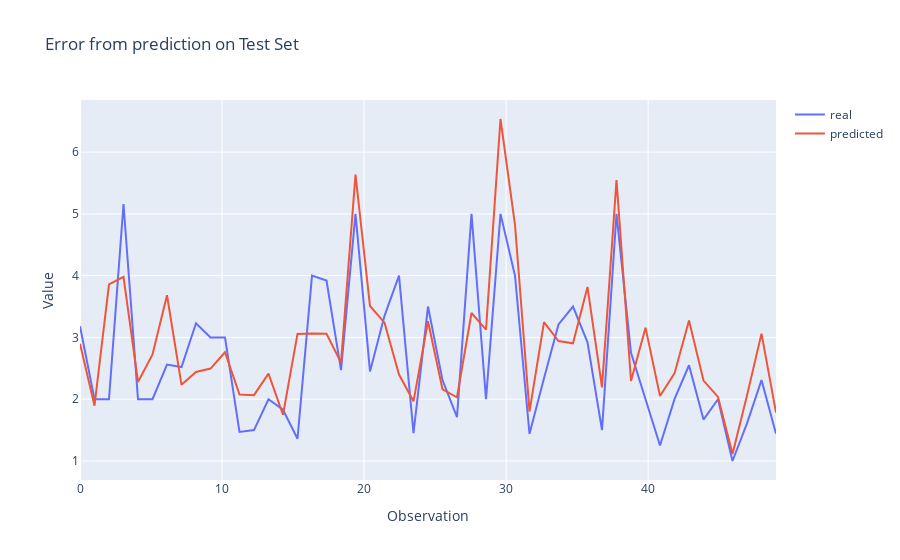

This figure's notebook cell:
### Code cell
fig=go.Figure()
fig.add_trace(go.Scatter(x=x, y=y_test, name='real', mode="lines"))
fig.add_trace(go.Scatter(x=x, y=y_pred, name='predicted', mode="lines"))
fig.update_layout(title="Error from prediction on Test Set", xaxis_title="Observation", yaxis_title='Value', width=900)
fig.show()
